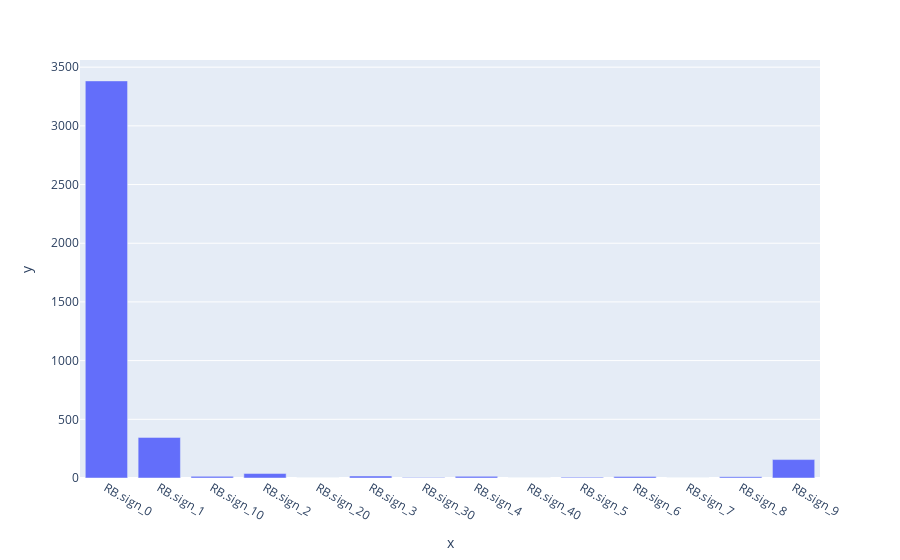

The notebook cell this image was saved under:
### Code cell
stats = df.filter(regex=f'^{col_name}').sum().to_dict()
fig = px.bar(x=list(stats.keys()), y=list(stats.values()))
fig.show()

### Figure 1 — Plotly figure (JSON) as saved in the notebook; plotly's stock layout.template omitted (floating-point values rounded to 4 significant figures)
{"data": [{"alignmentgroup": "True", "hovertemplate": "x=%{x}<br>y=%{y}<extra></extra>", "legendgroup": "", "marker": {"color": "#636efa", "pattern": {"shape": ""}}, "name": "", "offsetgroup": "", "orientation": "v", "showlegend": false, "textposition": "auto", "type": "bar", "x": ["RB.sign_0", "RB.sign_1", "RB.sign_10", "RB.sign_2", "RB.sign_20", "RB.sign_3", "RB.sign_30", "RB.sign_4", "RB.sign_40", "RB.sign_5", "RB.sign_6", "RB.sign_7", "RB.sign_8", "RB.sign_9"], "xaxis": "x", "y": [3383, 346, 14, 38, 1, 17, 5, 14, 1, 7, 13, 1, 11, 157], "yaxis": "y"}], "layout": {"barmode": "relative", "legend": {"tracegroupgap": 0}, "margin": {"t": 60}, "xaxis": {"anchor": "y", "domain": [0, 1], "title": {"text": "x"}}, "yaxis": {"anchor": "x", "domain": [0, 1], "title": {"text": "y"}}}}
